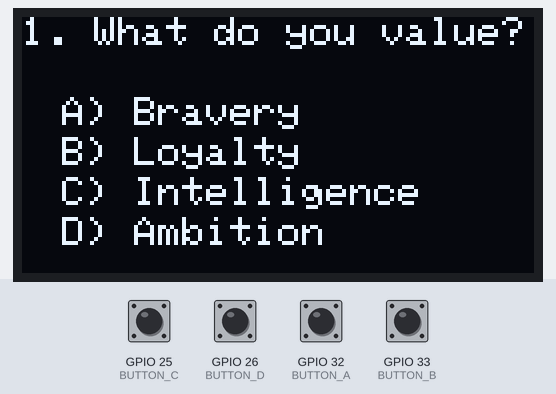
The sketch below on a simulated ESP32. Shown: 128×64 one-colour display. Inputs (shaded band) come from the test bench; at power-on: GPIO 25 (BUTTON_C), GPIO 26 (BUTTON_D), GPIO 32 (BUTTON_A), GPIO 33 (BUTTON_B) HIGH.

Above: at 2.7 s.
2.8 s: GPIO 25 (BUTTON_C) pulled LOW for 0.15 s
At 3.4 s:
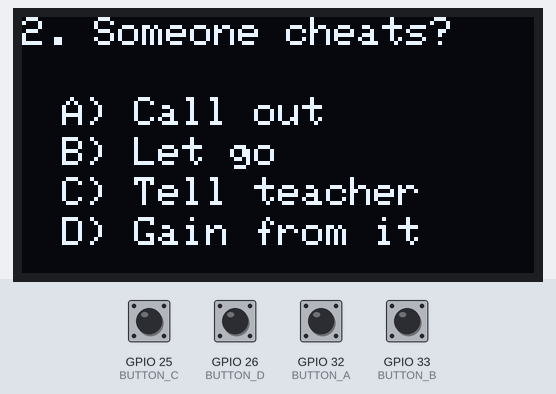
4.4 s: GPIO 26 (BUTTON_D) pulled LOW for 0.15 s
At 5.4 s:
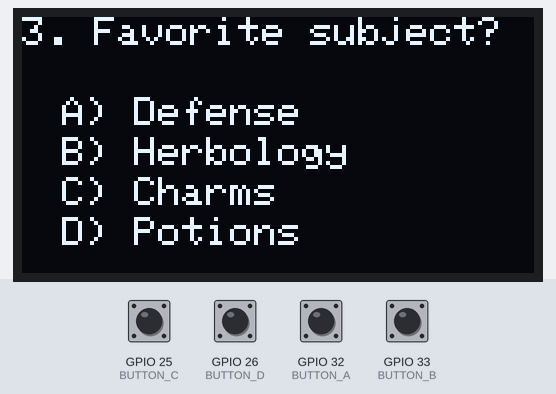
6.0 s: GPIO 32 (BUTTON_A) pulled LOW for 0.15 s
At 6.9 s:
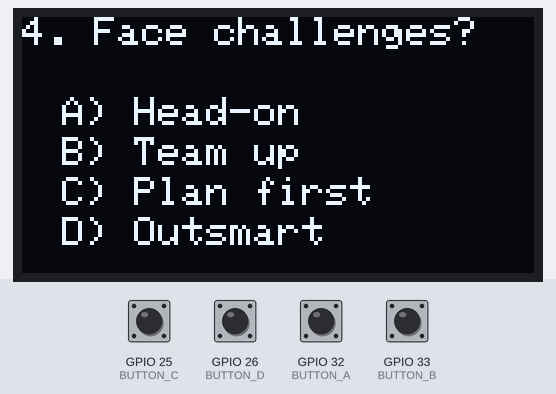
7.6 s: GPIO 33 (BUTTON_B) pulled LOW for 0.15 s
At 8.4 s:
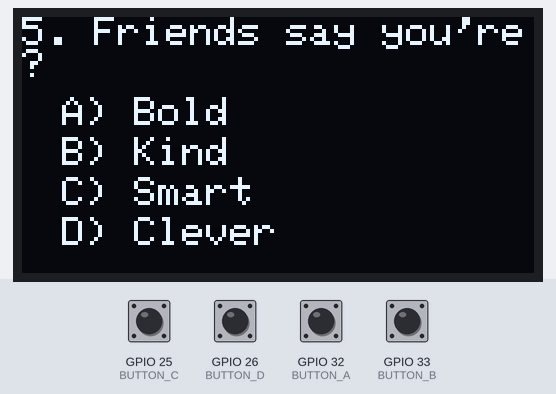
9.2 s: GPIO 25 (BUTTON_C) pulled LOW for 1 s
At 10.8 s:
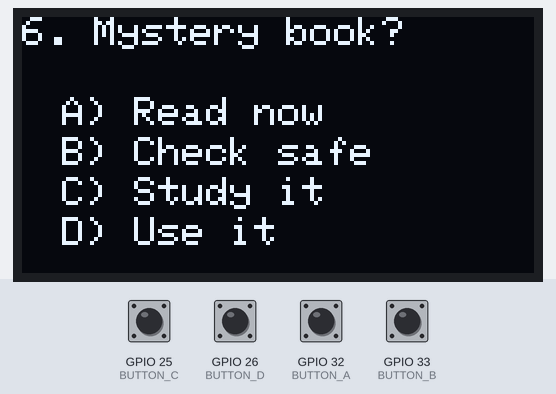
11.7 s: GPIO 26 (BUTTON_D) pulled LOW for 1 s
At 13.5 s:
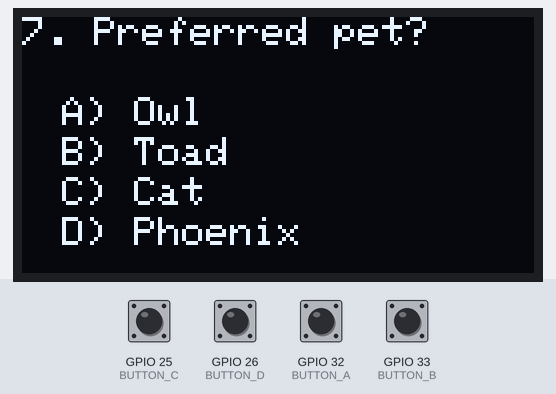
Timing chart, 0 to 15.0 s (numbered marks = the images above; inputs shaded):
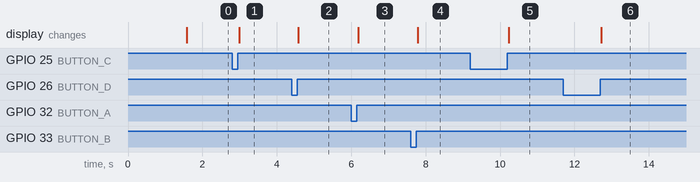

Measured:
- after the input at 2.8 s, the display: changes after 0.19 s (image 1)
- after the input at 4.4 s, the display: changes after 0.18 s (image 2)
- after the input at 6.0 s, the display: changes after 0.18 s (image 3)
- after the input at 7.6 s, the display: changes after 0.19 s (image 4)
- after the input at 9.2 s, the display: changes after 1.0 s (image 5)
- after the input at 11.7 s, the display: changes after 1.0 s (image 6)

The sketch:

sorting_hat_esp_button.ino
```cpp
#include <Wire.h>
#include <Adafruit_GFX.h>
#include <Adafruit_SSD1306.h>
#include "sorting_hat_model.h"  // Include the trained Decision Tree model

// OLED screen configuration
#define SCREEN_WIDTH 128
#define SCREEN_HEIGHT 64
#define OLED_RESET    -1
Adafruit_SSD1306 display(SCREEN_WIDTH, SCREEN_HEIGHT, &Wire, OLED_RESET);

// Button pins for ESP32-WROOM
#define BUTTON_A  32
#define BUTTON_B  33
#define BUTTON_C  25
#define BUTTON_D  26

// Quiz questions
const char* questions[] = {
    "1. What do you value?",
    "2. Someone cheats?",
    "3. Favorite subject?",
    "4. Face challenges?",
    "5. Friends say you're?",
    "6. Mystery book?",
    "7. Preferred pet?",
    "8. Solve problems?",
    "9. Friends you like?",
    "10. Dream career?"
};

// Answer options for each question
const char* options[][4] = {
    {"A) Bravery", "B) Loyalty", "C) Intelligence", "D) Ambition"},
    {"A) Call out", "B) Let go", "C) Tell teacher", "D) Gain from it"},
    {"A) Defense", "B) Herbology", "C) Charms", "D) Potions"},
    {"A) Head-on", "B) Team up", "C) Plan first", "D) Outsmart"},
    {"A) Bold", "B) Kind", "C) Smart", "D) Clever"},
    {"A) Read now", "B) Check safe", "C) Study it", "D) Use it"},
    {"A) Owl", "B) Toad", "C) Cat", "D) Phoenix"},
    {"A) Act fast", "B) Compromise", "C) Analyze", "D) Outsmart"},
    {"A) Adventurous", "B) Loyal", "C) Thoughtful", "D) Powerful"},
    {"A) Auror", "B) Healer", "C) Scholar", "D) Minister"}
};

// Store user responses (1-4 per question)
int responses[10] = {0};
int questionIndex = 0;

// Load ML decision tree classifier
Eloquent::ML::Port::DecisionTree clf;

void setup() {
    Serial.begin(115200);

    // Initialize OLED display
    if (!display.begin(SSD1306_SWITCHCAPVCC, 0x3C)) {
        Serial.println("⚠️ OLED init failed. Check wiring.");
        while (true);  // Halt if OLED init fails
    }

    // Show startup message
    display.clearDisplay();
    display.setTextSize(1);
    display.setTextColor(WHITE);
    display.setCursor(10, 10);
    display.println("Sorting Hat Ready!");
    display.display();
    delay(1500);

    // Initialize buttons as input with internal pull-ups
    pinMode(BUTTON_A, INPUT_PULLUP);
    pinMode(BUTTON_B, INPUT_PULLUP);
    pinMode(BUTTON_C, INPUT_PULLUP);
    pinMode(BUTTON_D, INPUT_PULLUP);

    // Display the first question
    showQuestion();
}

void loop() {
    // Continuously check for user input
    checkButtons();
}

// Display current question and options
void showQuestion() {
    display.clearDisplay();
    display.setTextSize(1);
    display.setCursor(0, 0);
    display.println(questions[questionIndex]);

    // Print all 4 options
    for (int i = 0; i < 4; i++) {
        display.setCursor(10, 20 + (i * 10));
        display.println(options[questionIndex][i]);
    }

    display.display();
}

// Check if a button was pressed and record response
void checkButtons() {
    bool pressed = false;

    while (!pressed) {
        if (digitalRead(BUTTON_A) == LOW) {
            responses[questionIndex] = 1;
            pressed = true;
        } else if (digitalRead(BUTTON_B) == LOW) {
            responses[questionIndex] = 2;
            pressed = true;
        } else if (digitalRead(BUTTON_C) == LOW) {
            responses[questionIndex] = 3;
            pressed = true;
        } else if (digitalRead(BUTTON_D) == LOW) {
            responses[questionIndex] = 4;
            pressed = true;
        }
        delay(20);  // Debounce delay
    }

    // Wait until button is released before proceeding
    while (digitalRead(BUTTON_A) == LOW ||
           digitalRead(BUTTON_B) == LOW ||
           digitalRead(BUTTON_C) == LOW ||
           digitalRead(BUTTON_D) == LOW) {
        delay(20);
    }

    nextQuestion();
}

// Go to next question or trigger classification
void nextQuestion() {
    questionIndex++;
    if (questionIndex < 10) {
        showQuestion();  // Display next question
    } else {
        classifyHouse();  // All responses collected, predict house
    }
}

// Use the ML model to predict the Hogwarts house
void classifyHouse() {
    display.clearDisplay();
    display.setTextSize(1);
    display.setCursor(10, 10);
    display.println("Sorting...");
    display.display();
    delay(1000);

    // Convert responses to float array for model input
    float features[10];
    for (int i = 0; i < 10; i++) {
        features[i] = (float)responses[i];
    }

    // Predict house (0–3)
    int house = clf.predict(features);

    // Display result on screen
    display.clearDisplay();
    display.setTextSize(2);
    display.setCursor(0, 20);
    display.print("House:\n");
    switch (house) {
        case 0: display.println("Gryffindor"); break;
        case 1: display.println("Hufflepuff"); break;
        case 2: display.println("Ravenclaw"); break;
        case 3: display.println("Slytherin"); break;
        default: display.println("Unknown"); break;
    }

    display.display();

    // Log to Serial Monitor
    Serial.println("✅ Sorting complete!");
    Serial.print("Predicted House: ");
    switch (house) {
        case 0: Serial.println("Gryffindor"); break;
        case 1: Serial.println("Hufflepuff"); break;
        case 2: Serial.println("Ravenclaw"); break;
        case 3: Serial.println("Slytherin"); break;
    }
}
```

sorting_hat_model.h
```cpp
#pragma once
#include <cstdarg>
namespace Eloquent {
    namespace ML {
        namespace Port {
            class DecisionTree {
                public:
                    /**
                    * Predict class for features vector
                    */
                    int predict(float *x) {
                        if (x[2] <= 3.5) {
                            if (x[2] <= 1.5) {
                                return 1;
                            }

                            else {
                                if (x[7] <= 3.0) {
                                    return 2;
                                }

                                else {
                                    return 0;
                                }
                            }
                        }

                        else {
                            return 3;
                        }
                    }

                protected:
                };
            }
        }
    }
```
